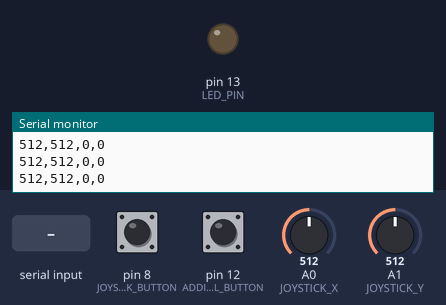
The sketch below on a simulated Arduino Uno, built with avr-gcc and run on an emulated ATmega328P. On the bench: output pins drawn as LEDs (lit = HIGH), the last lines printed to the serial monitor. The inputs (shaded band) are chosen by the test bench; at power-on: A0 (JOYSTICK_X) = 512, A1 (JOYSTICK_Y) = 512, pin 8 (JOYSTICK_BUTTON) HIGH, pin 12 (ADDITIONAL_BUTTON) HIGH.

Above: at 1.2 s.
1.3 s: "90,45\n" received over Serial
At 2.5 s:
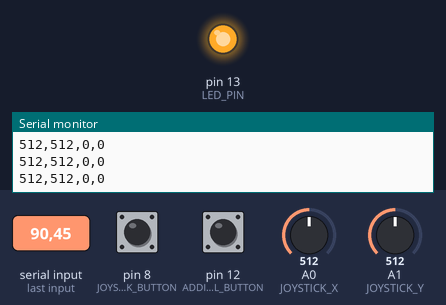
2.8 s: A0 (JOYSTICK_X) set to 110
4.3 s: A0 (JOYSTICK_X) set to 92
5.8 s: "30,150\n" received over Serial
At 7.2 s:
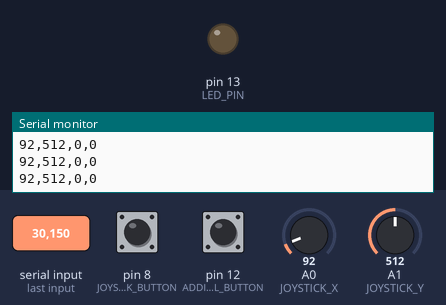
8.8 s: A1 (JOYSTICK_Y) set to 105
11.8 s: A1 (JOYSTICK_Y) set to 88
Timing chart, 0 to 14.8 s (numbered marks = the images above; inputs shaded):
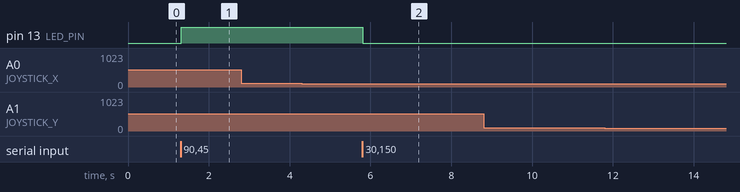

The sketch:

ProjectArdunio.ino
```cpp
// Define the analog joystick pins
#define JOYSTICK_X A0
#define JOYSTICK_Y A1

// Define the joystick button and another button pin
#define JOYSTICK_BUTTON 8
#define ADDITIONAL_BUTTON 12

// Define the LED pin
#define LED_PIN LED_BUILTIN

// Variables to store joystick values
int xValue, yValue;

// Variables to store button states
int joystickButtonState, additionalButtonState;

void setup() {
  // Start the serial communication
  Serial.begin(9600);

  // Set the joystick button and the additional button pins as input
  pinMode(JOYSTICK_BUTTON, INPUT_PULLUP);
  pinMode(ADDITIONAL_BUTTON, INPUT_PULLUP);

  // Set the built-in LED pin as output
  pinMode(LED_PIN, OUTPUT);
}

void loop() {
  // Read the joystick values
  xValue = analogRead(JOYSTICK_X);
  yValue = analogRead(JOYSTICK_Y);

  // Read the button states
  joystickButtonState = digitalRead(JOYSTICK_BUTTON);
  additionalButtonState = digitalRead(ADDITIONAL_BUTTON);

  // Send the joystick values and button states to the computer
  Serial.print(xValue);
  Serial.print(",");
  Serial.print(yValue);
  Serial.print(",");
  Serial.print(joystickButtonState == HIGH ? 0 : 1);  // Send 0 if button is not pressed, 1 if it is pressed
  Serial.print(",");
  Serial.println(additionalButtonState == HIGH ? 0 : 1);  // Send 0 if button is not pressed, 1 if it is pressed

  // Check if there is data available to read
  if (Serial.available() > 0) {
    // Read the incoming data
    String scoreString = Serial.readStringUntil('\n');

    // Convert the string to an integer
    int score = scoreString.toInt();

    // Set the brightness of the built-in LED according to the score
    analogWrite(LED_PIN, map(score, 0, 100, 0, 255)); // Adjust the mapping as needed
  }

  // Add a small delay to reduce noise
  delay(10);
}
```

Measured:
- after the input at 1.3 s, pin 13 (LED_PIN): LOW → HIGH at once
- after the input at 5.8 s, pin 13 (LED_PIN): HIGH → LOW at once
